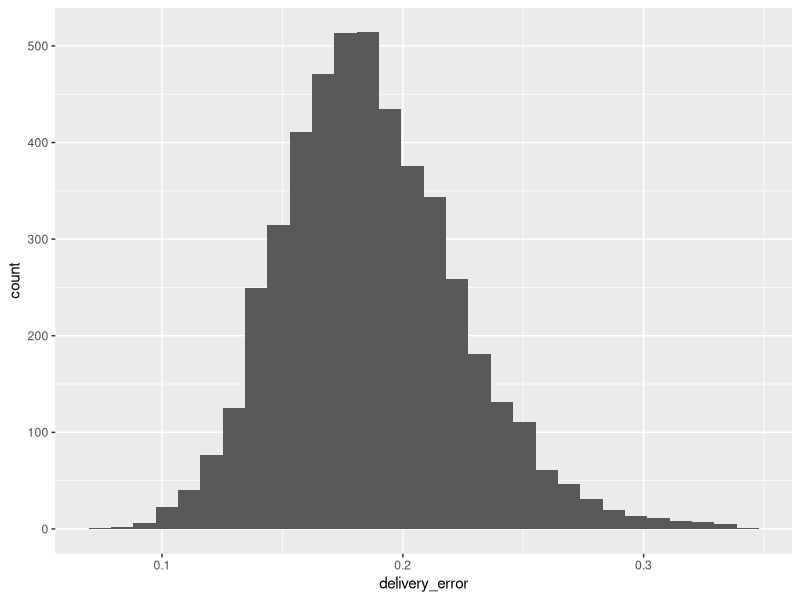
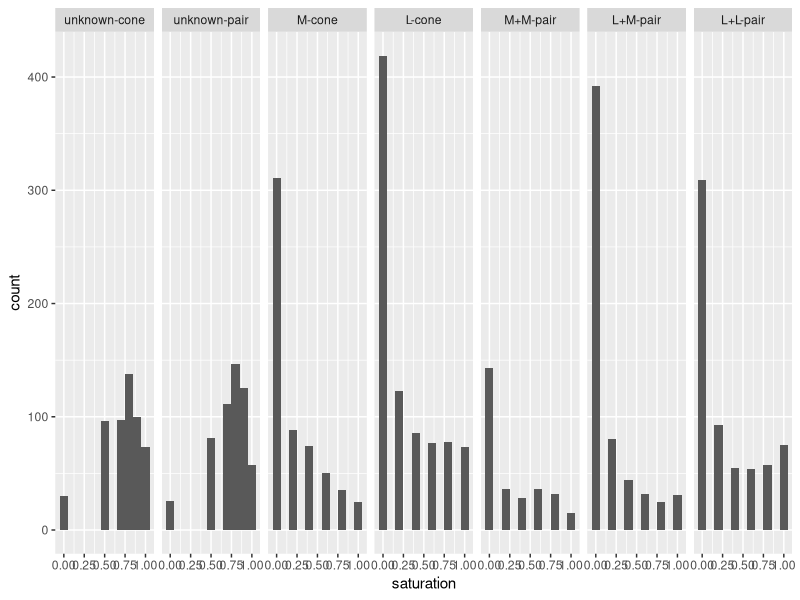
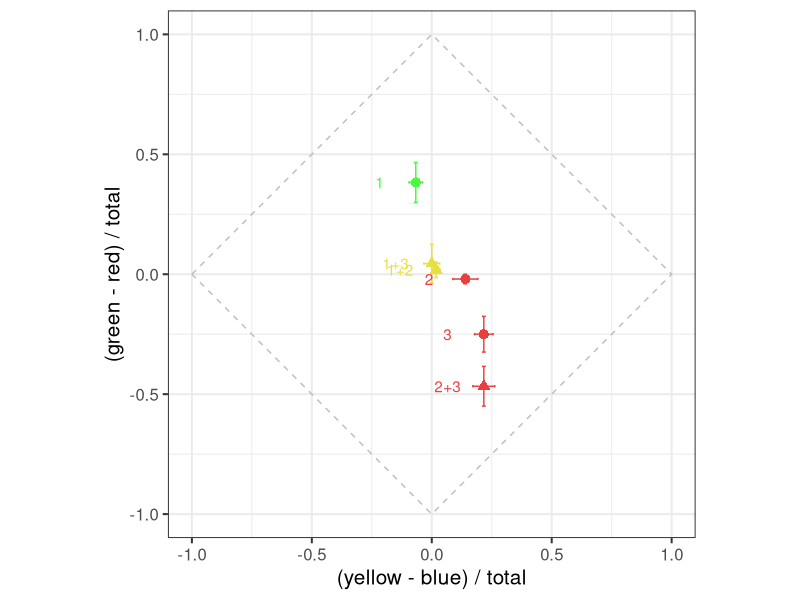
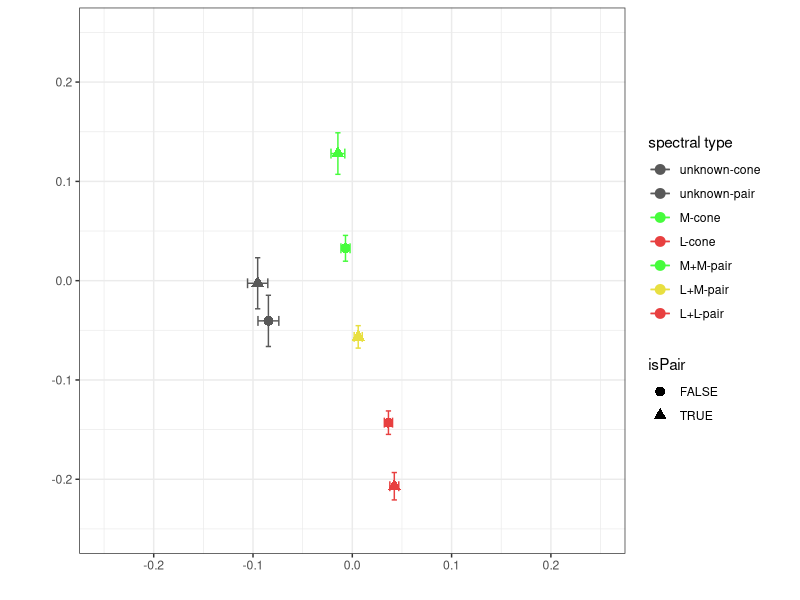
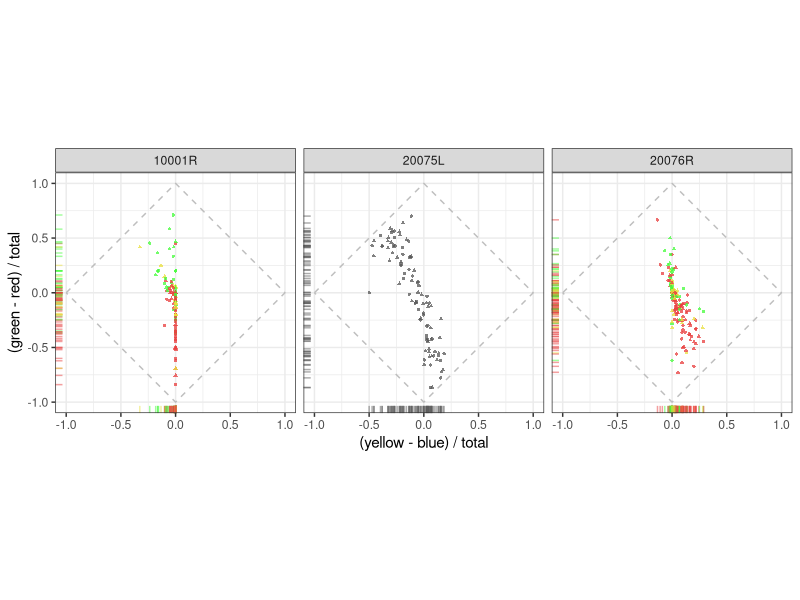
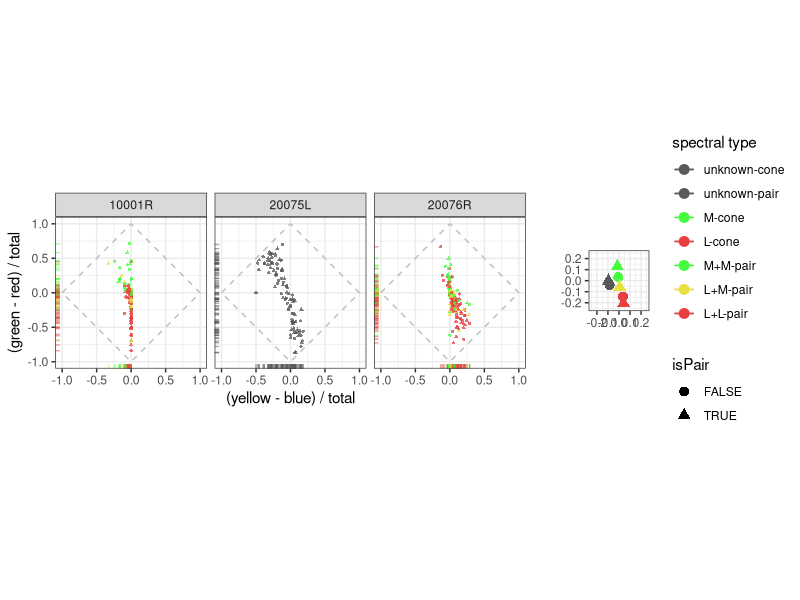
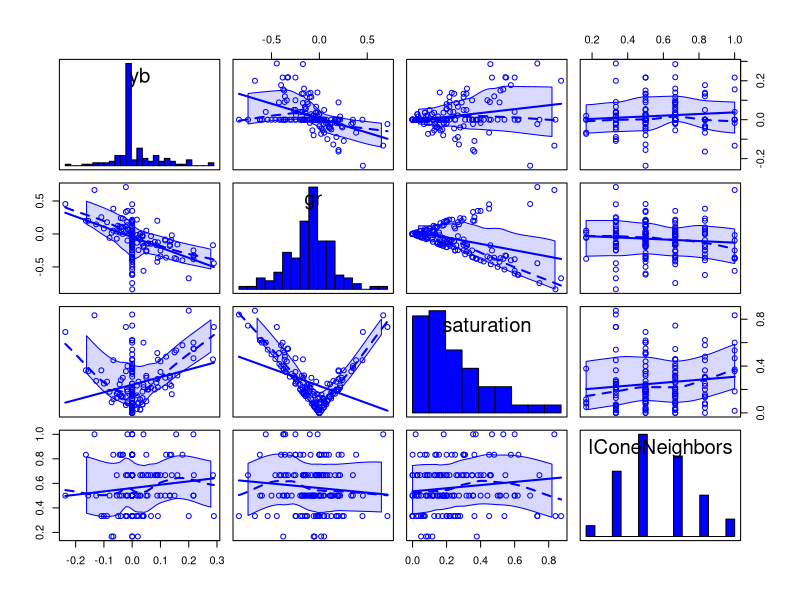
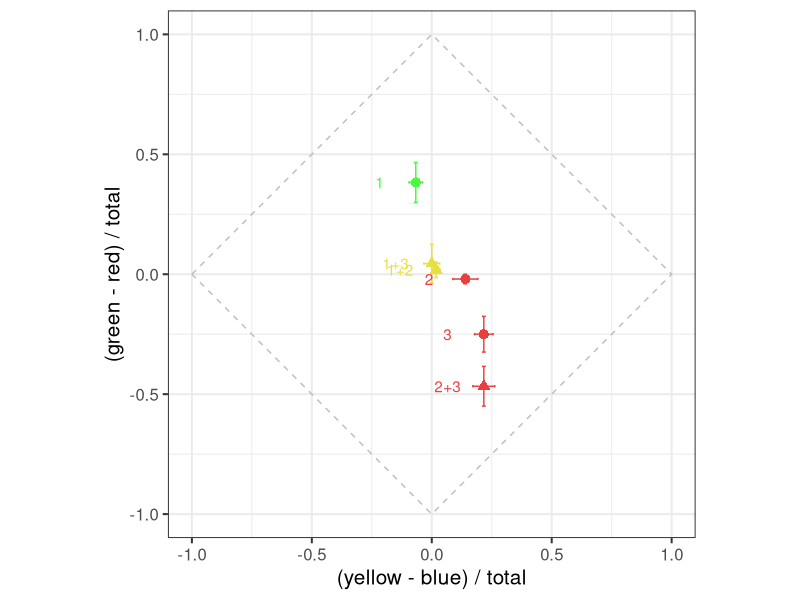

Here is the R script that generated these plots, in order: (Note: this script raises an error after producing the figures.)
## ---- chunk 1
setwd("~/R/TwoConeColorSummation")
library(tidyverse)
library(car)
library(RColorBrewer)
library(ggthemes)
library(gridExtra)
## ---- chunk 2
trial_data <- read_csv('all_trial_data.csv')
# The column isPair is meant to be a logical.
trial_data <- mutate(trial_data, isPair=as.logical(isPair))
summary(select(trial_data, yb, gr, delivery_error, lConeNeighbors, isPair))

red <- "#e84040"
green <-"#46fc3c"
blue <- "#4042e8"
yellow <- "#e8df40"
gray <- "#595959"
## ---- chunk 3
trial_data <- trial_data %>%
  filter(., delivery_error < 0.35) %>%
  filter(., delivery_error > 0.01)

summarize(trial_data, mean=mean(delivery_error), 
          std=sd(delivery_error), N=length(delivery_error))

ggplot(trial_data, aes(delivery_error)) + 
  geom_histogram(bins = 30)
## ---- chunk 4
Scones <- filter(trial_data, type1 == 1 | type2 == 1)
Scones <- filter(Scones, isPair == FALSE)

print(paste(c('S-cone FoS: ', 
              round(sum(!is.na(Scones$yb)) / length(Scones$delivery_error) * 100, 1)), 
            collapse = ' '))
print(paste(c('L/M-cone FoS: ', 
              round(sum(!is.na(trial_data$yb)) / length(trial_data$delivery_error) * 100, 1)), 
            collapse = ' '))

# Now filter out bad trials
trial_data <- filter(trial_data, type1 != 1 & type2 != 1)
trial_data <- filter(trial_data, !is.na(yb))
## ---- chunk 5
trial_data <- trial_data %>%
  mutate(., typeID=if_else(isPair, type1 + type2, type1)) %>%
  mutate(., typeID=if_else(typeID == 0, 
                           if_else(isPair, as.integer(1), as.integer(0)), as.integer(typeID))) %>%
  mutate(., typeIDstr=factor(typeID, labels = 
                               c('unknown-cone', 'unknown-pair', 'M-cone', 
                                 'L-cone', 'M+M-pair', 'L+M-pair', 'L+L-pair')))
tally(trial_data)
## ---- chunk 6
trial_data <- mutate(trial_data, saturation = abs(yb) + abs(gr))

ggplot(trial_data, aes(x=saturation)) + 
  geom_histogram(binwidth=0.1) + facet_grid(. ~ typeIDstr)
## ---- chunk 7

(example <- trial_data %>%
  filter(., subject == '20076R', session== 4) %>%
  group_by(., masterID1, masterID2, isPair) %>% 
  summarise(., yb_mean=signif(mean(yb), 3), 
            yb_sem=signif(sd(yb) / sqrt(length(yb)), 3), 
            gr_mean=signif(mean(gr), 3), 
            gr_sem=signif(sd(gr) / sqrt(length(gr)), 3), N=length(gr),
            typeIDstr=typeIDstr[1])
)


boundary <- data.frame(x=c(-1, 0, 1, 0, -1), y=c(0, 1, 0, -1, 0))

(examplePlot <- ggplot(data=example, aes(x=yb_mean, y=gr_mean,
                                         color=interaction(typeIDstr, isPair), 
                                         shape=isPair)) +
    geom_point(size=3) + 
    geom_errorbar(aes(x=yb_mean, ymin=gr_mean - gr_sem, ymax=gr_mean + gr_sem)) +
    geom_errorbarh(aes(y=gr_mean, xmin=yb_mean - yb_sem, xmax=yb_mean + yb_sem, height=0.01)) + 
    coord_equal(xlim=c(-1, 1), ylim=c(-1, 1)) + 
    xlab('(yellow - blue) / total') + 
    ylab('(green - red) / total') + 
    scale_color_manual(
      values = c(green, red, yellow, red), 
      name="spectral type") +
    geom_text(label=c('1', '1+2', '1+3', '2', '2+3', '3'),
              nudge_x=-0.15) +
    geom_path(data = boundary, aes(x=x, y=y), colour='gray', linetype=2, inherit.aes = F) +
    #annotate("text", x = -1, y = 1, label = "B") +
    theme_bw(base_size = 15) + 
    theme(legend.position="none")
  )

ggsave("figures/example_session.pdf")


## ---- chunk 8
(typeGroup <- trial_data %>%
  #filter(., subject != '20075L') %>%
  group_by(., typeIDstr, isPair) %>% 
  summarise(., yb_mean=signif(mean(yb), 3), 
            yb_sem=signif(sd(yb) / sqrt(length(yb)), 3), 
            gr_mean=signif(mean(gr), 3), 
            gr_sem=signif(sd(gr) / sqrt(length(gr)), 3), N=length(gr))
)

(avg <- ggplot(data=typeGroup, aes(x=yb_mean, y=gr_mean, color=typeIDstr, shape=isPair)) +
  geom_point(size=3) + 
  geom_errorbar(aes(x=yb_mean, ymin=gr_mean - gr_sem, ymax=gr_mean + gr_sem)) +
  geom_errorbarh(aes(y=gr_mean, xmin=yb_mean - yb_sem, xmax=yb_mean + yb_sem, height=0.01)) + 
  coord_equal(xlim=c(-0.25, 0.25), ylim=c(-0.25, 0.25)) +
  xlab('') + 
  ylab('') +
  scale_color_manual(
    values = c(gray, gray, green, red, green, yellow, red), 
    name="spectral type",
    labels = c("unknown-cone", "unknown-pair", "M-cone", "L-cone", "M+M-pair", "L+M-pair", "L+L-pair")) +
  theme_bw())
ggsave("figures/lms_UAD_means.pdf")

## ---- chunk 9
singleAndPairs <- trial_data %>%
  select(., -typeIDstr) %>%
  group_by(., subject, masterID1, masterID2, isPair) %>% 
  summarise_all(., mean)

(ind <- ggplot(data=singleAndPairs, aes(x=yb, y=gr, color=as.factor(typeID), shape=isPair)) + 
  geom_point(alpha=0.76, size=0.8) +
  facet_grid(. ~ subject) +
  geom_rug(alpha=0.5) + 
  coord_equal(xlim=c(-1, 1), ylim=c(-1, 1)) + 
  xlab('(yellow - blue) / total') + ylab('(green - red) / total') + 
  scale_color_manual(
    values = c(gray, gray, green, red, green, yellow, red), 
    name="spectral type",
    labels = c("unknown-cone", "unknown-pair", "M-cone", "L-cone", "M+M-pair", "L+M-pair", "L+L-pair")) +
  #scale_color_brewer(palette = "Spectral") +
  geom_path(data = boundary, aes(x=x, y=y), colour='gray', linetype=2, inherit.aes = F) +
  theme_bw() + theme(legend.position="none"))

ggsave("figures/lms_UAD.pdf")

p <- grid.arrange(ind, avg, widths=2:1)
ggsave("figures/UAD_combined.pdf", p)
## ---- chunk 10
minTrials <- 4
singleConesSummary <- trial_data %>% 
  select(., -typeIDstr) %>%
  filter(., isPair==FALSE) %>% 
  group_by(., subject, session, masterID1) %>%   
  summarise_all(., c("mean", "length")) %>%
  filter(., yb_length >= minTrials) %>%
  select(., -contains("_length")) %>%
  rename_(.dots=setNames(names(.), gsub("_mean", "", names(.))))

twoConesSummary <- trial_data %>%   
  select(., -typeIDstr) %>%
  filter(., isPair==TRUE) %>% 
  group_by(., subject, session, masterID1, masterID2) %>%
  summarise_all(., c("mean", "length")) %>%
  filter(., yb_length >= minTrials) %>%
  select(., -contains("_length")) %>%
  rename_(.dots=setNames(names(.), gsub("_mean", "", names(.))))
## ---- chunk 11
# scatterplotMatrix with car package
scatterplotMatrix(singleConesSummary[ ,c("yb", "gr", "saturation", 
                                         "lConeNeighbors")],
                  diagonal=list(method ="histogram"),
                  ellipse=FALSE)
## ---- chunk 12

scatterplotMatrix(twoConesSummary[ ,c("yb", "gr", "saturation", 
                                      "lConeNeighbors",
                                      "distance_btwn_cones_pix")],
                  diagonal=list(method ="histogram"),
                  ellipse=FALSE)
## ---- chunk 13

singleConesSummary <- trial_data %>%
  select(., -typeIDstr) %>%
  filter(., isPair==FALSE) %>% 
  group_by(., subject, session, masterID1) %>%   
  summarise_all(., c("mean", "length")) %>%
  filter(., yb_length >= minTrials) %>%
  select(., -contains("_length")) %>%
  rename_(.dots=setNames(names(.), gsub("_mean", "", names(.))))

twoConesSummary <- trial_data %>%
  select(., -typeIDstr) %>%
  filter(., isPair==TRUE) %>% 
  group_by(., subject, session, masterID1, masterID2) %>%
  summarise_all(., c("mean", "length")) %>%
  filter(., yb_length >= minTrials) %>%
  select(., -contains("_length")) %>%
  rename_(.dots=setNames(names(.), gsub("_mean", "", names(.))))

merged1 <- merge(twoConesSummary, 
           select(singleConesSummary, subject, 
                  session, masterID1, yb, gr, lConeNeighbors), 
           by=c("subject", "session", "masterID1")) %>% 
  rename(., yb12=yb.x, gr12=gr.x, yb1=yb.y, gr1=gr.y,
                  lConeNeighbors12=lConeNeighbors.x, 
                  lConeNeighbors1=lConeNeighbors.y)

sessionMerge <- merged1 %>% 
  merge(., select(singleConesSummary, subject, session,
                  masterID1, yb, gr, lConeNeighbors), 
        by.x=c("subject", "session", "masterID2"),
        by.y=c("subject", "session", "masterID1")) %>% 
  rename(., yb2=yb, gr2=gr, lConeNeighbors2=lConeNeighbors) %>%
  mutate(., saturation12=abs(yb12) + abs(gr12),
         saturation1=abs(yb1) + abs(gr1),
         saturation2=abs(yb2) + abs(gr2))
## ---- chunk 14
sessionMerge['predictedYB'] = (sessionMerge$yb1 + sessionMerge$yb2) / 2
sessionMerge['predictedGR'] = (sessionMerge$gr1 + sessionMerge$gr2) / 2
sessionMerge['predictedSaturation'] = abs(sessionMerge$predictedYB) + abs(sessionMerge$predictedGR)

# Add a column w difference from prediction
sessionMerge <- mutate(sessionMerge, 
                       diff_from_prediction=saturation12 - predictedSaturation)

## ---- chunk 15
unity = data.frame(x=c(-1, 1), y=c(-1, 1))
gr_plot <- sessionMerge %>%
  ggplot(., aes(x=predictedGR, y=gr12)) + 
  geom_point() +
  geom_smooth(method=lm) +
  coord_equal(xlim=c(-1, 1), ylim=c(-1, 1)) +
  geom_path(data=unity, aes(x=x, y=y), colour='gray', linetype=1) +
  ggtitle('green - red / total') +
  geom_path(data=unity, aes(x=x, y=y), colour='gray', linetype=1) +
  xlab('predicted response') + ylab('') + 
  theme_classic(base_size=15)

unity = data.frame(x=c(-1, 1), y=c(-1, 1))
yb_plot <- sessionMerge %>%
  ggplot(., aes(x=predictedYB, y=yb12)) + 
  geom_point() +
  geom_smooth(method=lm) +
  coord_equal(xlim=c(-1, 1), ylim=c(-1, 1)) +
  geom_path(data=unity, aes(x=x, y=y), colour='gray', linetype=1) +
  ggtitle('yellow - blue / total') +
  geom_path(data=unity, aes(x=x, y=y), colour='gray', linetype=1) +
  xlab('predicted response') + ylab('observed pair response') + 
  theme_classic(base_size=15)

p <- grid.arrange(yb_plot, gr_plot, nrow=1)

ggsave("figures/prediction.pdf", p)

## ---- chunk 16
# A linear model predicts the results based on an average of the individual responses.
mod <- lm(gr12 ~ predictedGR, sessionMerge)
summary.lm(mod)

mod <- lm(yb12 ~ predictedYB, sessionMerge)
summary.lm(mod)
## ---- chunk 17

(scatLM <- sessionMerge %>%
   filter(., typeID == 1 | typeID > 3) %>%
   ggplot(., 
       aes(x=predictedSaturation, y=saturation12, color=as.factor(typeID))) + 
  geom_point() + 
  coord_equal(xlim=c(0, 1), ylim=c(0, 1)) +
  scale_color_manual(values = c(gray, green, yellow, red), 
                     name="spectral type",
                     labels = c("unknown", "M+M", "L+M", "L+L")) +
  geom_path(data=unity, aes(x=x, y=y), colour='gray', linetype=1) + 
  xlab('predicted saturation') +
  ylab('measured saturation') +
  theme_classic(base_size=15) +
  theme(legend.position='none')
)

ggsave('figures/observed-predicted_scatter.pdf')

## ---- chunk 18

(scatUn <- sessionMerge %>%
   filter(., typeID == 1) %>%
   ggplot(., aes(x=predictedSaturation, y=saturation12)) +  
   geom_point(color=gray) +  
   coord_equal(xlim=c(0, 1), ylim=c(0, 1)) +
   #scale_color_manual(values = c("#3aaf4f", "#fff247", "#bf3535"), name="spectral type",
   #                   labels = c("M+M", "L+M", "L+L")) +
   geom_path(data=unity, aes(x=x, y=y), colour='gray', linetype=1) + 
   xlab('predicted saturation') +
   ylab('measured saturation') +
   theme_classic(base_size=15))

ggsave('figures/observed-predicted_scatter_unclassified.pdf')

## ---- chunk 19
(diffHist <- sessionMerge %>%
   filter(., typeID == 1 | typeID > 3) %>%
   ggplot(., 
          aes(x=saturation12 - predictedSaturation, 
              color=as.factor(typeID))) + 
  geom_freqpoly(binwidth=0.1, size=1.25) +
  scale_color_manual(
    values = c(gray, green, yellow, red), 
    name="spectral type",
    labels = c("unknown-pair", "M+M", "L+M", "L+L")) + 
  xlab("measured - predicted saturation") +
  theme_classic(base_size=15) +
  theme(legend.position=c(0.75, 0.80))
)
ggsave('figures/observed-predicted_histogram.pdf')
## ---- chunk 20
(p <- grid.arrange(scatLM, diffHist, nrow=1))

ggsave('figures/observed-predicted.pdf', p)

## ---- chunk 21

t.test(sessionMerge %>% 
         filter(., typeID == 5) %>% 
         select(., diff_from_prediction)
       )
## ---- chunk 22
t.test(sessionMerge %>% 
         filter(., typeID == 4 | typeID == 6) %>%
         select(., diff_from_prediction)
       )
## ---- chunk 23

t.test(sessionMerge %>% 
         filter(., typeID == 1) %>% 
         select(., diff_from_prediction)
       )
## ---- chunk 24
t.test(sessionMerge %>% 
         filter(., typeID == 5) %>% 
         select(., diff_from_prediction),
       sessionMerge %>% 
         filter(., typeID == 4 | typeID == 6) %>%
         select(., diff_from_prediction)
       )
## ---- chunk 25
sig <- function (in_, theta) {
  return(2 * (1 / (1 + exp(-in_ * theta))) - 1)
}

oneCone = seq(-1, 1, 0.05)
theta <- 1.17
in_ <- -seq(-2, 2, 0.05)
qplot(x=in_, y=sig(in_, theta))

predictionGR <- sig(sessionMerge$gr1, theta) + sig(sessionMerge$gr2, theta)
predictionYB <- sig(sessionMerge$yb1, theta) + sig(sessionMerge$yb2, theta)
sessionMerge["predictionNonLin"] <- abs(predictionGR) + abs(predictionYB)

(sum((sessionMerge$saturation12 - sessionMerge$predictedSaturation) ^ 2) / length(sessionMerge$saturation12))
(sum((sessionMerge$saturation12 - sessionMerge$predictionNonLin) ^ 2) / length(sessionMerge$saturation12))

sessionMerge %>% 
  filter(., typeID > 3) %>%
  ggplot(., aes(x=predictionNonLin, y = saturation12, color=as.factor(typeID))) +
  geom_point() +
  coord_equal(xlim=c(0, 1), ylim=c(0, 1)) +
  scale_color_manual(values = c("green", "yellow", "red"), name="spectral type",
                     labels = c("M+M", "L+M", "L+L")) +
  geom_path(data=unity, aes(x=x, y=y), colour='gray', linetype=1) + 
  xlab('predicted saturation') +
  ylab('measured saturation') +
  theme_classic(base_size=15) +
  theme(legend.position='none')

  
